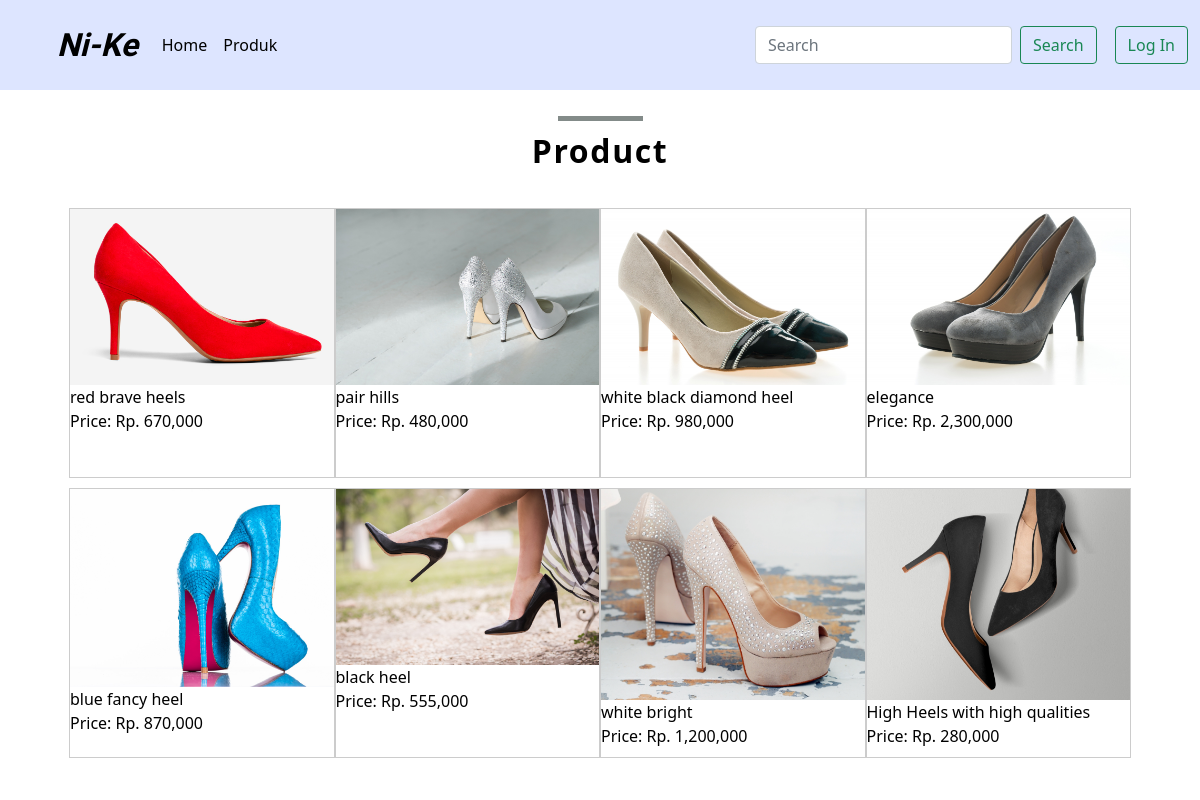
Screenshot of /product.php?cate=2 with the database file from the repository.
### tables this page shows
CREATE TABLE `product` (
  `product_id` int(11) NOT NULL,
  `category_id` int(11) NOT NULL,
  `product_name` varchar(100) NOT NULL,
  `product_price` int(11) NOT NULL,
  `product_description` text NOT NULL,
  `product_status` tinyint(4) DEFAULT NULL,
  `product_image` varchar(100) NOT NULL
);

### product.php (the view, shortened to what this page needs)
<?php
include 'db.php';
?>
<!DOCTYPE html>
<html lang="en">
<head>
  <link href="https://cdn.jsdelivr.net/npm/bootstrap@5.0.2/dist/css/bootstrap.min.css" rel="stylesheet">
  <link rel="stylesheet" type="text/css" href="stylesheet.css">
</head>
<body>
  <nav class="navbar navbar-expand-lg nav">
  <div class="container-fluid">
    <a class="navbar-brand my-0" href="index.php">Ni-Ke</a>
    <div class="collapse navbar-collapse" id="navbarSupportedContent">
      <ul class="navbar-nav me-auto">
        <li class="nav-item">
          <a class="nav-link active" aria-current="page" href="index.php">Home</a>
        </li>
        <li class="nav-item">
          <a class="nav-link" href="product.php">Produk</a>
        </li>
      </ul>
      <form action="product.php" class="d-flex">
        <input type="text" name="search" placeholder="Search" class="form-control me-2" value="<?= $_GET['search'] ?>" autocomplete="off" autofocus>
        <input type="submit" name="cari" value="Search" class="btn btn-outline-success">
      </form>
      <a href="login.php"><button class="btn btn-outline-success" type="submit">Log In</button></a>
    </div>
  </div>
</nav>
  <div class="category_container">
    <div class="container">
      <h2 class="justify-content-center text-center">Product</h2>
    <div class="row d-flex justify-content-evenly">
      <div class="box">
        <?php
          if($_GET['search'] != '' || $_GET['cate'] != '' ){
            $where = "AND product_name LIKE '%".$_GET['search']."%' AND category_id LIKE '%".$_GET['cate']."%' ";
          }
          $produk = mysqli_query($conn, "SELECT * FROM product WHERE product_status = 1 $where ORDER BY product_id DESC");
          if(mysqli_num_rows($produk) > 0){
            while($p = mysqli_fetch_array($produk)){
        ?>
        <a href="detail-product.php?id=<?= $p['product_id'] ?>">
          <div class="col-4">
            <img src="img/<?= $p['product_image'] ?>">
            <p><?= $p['product_name'] ?></p>
            <p>Price: Rp. <?= number_format($p['product_price']); ?></p>
          </div>
          </a>
        <?php }}else{ ?>
            <p>Product Tidak Ada</p>
          <?php } ?>
      </div>
      </div>
    </div>
  </div>
</body>
</html>

### stylesheet.css (style rules this page uses)
* { box-sizing: border-box; }
html, body, ul, ol, li, h1, h2, h3, h4, h5, h6, p, form, input, div { margin: 0; padding: 0; }
h1, p, h2, h3, h4 { color: #000000; }
html { scroll-behavior: smooth; }
ul, li { list-style-type: none; }
a { text-decoration: none; }
img { height: auto; display: block; }
.navbar-brand { font-family: "Tangerine", serif; font-size: 32px; font-style: oblique; font-weight: bold; color: #000000; margin-left: 45px; }
.nav-link { color: #000000; }
nav { background-color: #c2d0ff8f; }
.container { height: 540px; }
form { margin: 18px; }
.profil h2, .profil h3, .container h2 { margin-left: 45px; }
.container { padding-top: 20px; }
.category_container h2 { position: relative; font-size: 2rem; font-weight: 700; margin: 1.4rem; text-align: center; letter-spacing: 0.1rem; }
.category_container h2::after { content: ""; position: absolute; width: 85px; height: 0.3rem; top: -1rem; left: 0; right: 0; margin: auto; background-color: #838b89; }
.row { width: auto; padding: 15px; margin: 10px 0 25px 0; }
.row::after { content: ""; display: block; clear: both; }
.box::after { content: ""; display: block; clear: both; }
.box .col-4 { width: 25%; height: 270px; border: 1px solid #ccc; float: left; top: 0; box-sizing: border-box; margin-bottom: 10px; }
.col-4 img { width: 100%; box-sizing: border-box; }

### rows the page displays
product: product_image (picture), product_name "red brave heels", product_price "670,000"
product: product_image (picture), product_name "pair hills", product_price "480,000"
product: product_image (picture), product_name "white black diamond heel", product_price "980,000"
product: product_image (picture), product_name "elegance", product_price "2,300,000"
product: product_image (picture), product_name "blue fancy heel", product_price "870,000"
product: product_image (picture), product_name "black heel", product_price "555,000"
product: product_image (picture), product_name "white bright", product_price "1,200,000"
product: product_image (picture), product_name "High Heels with high qualities", product_price "280,000"
